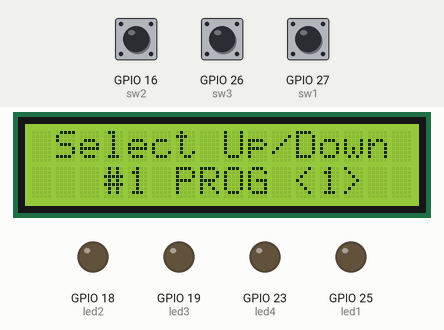
The sketch below on a simulated ESP32. On the bench: 16×2 character LCD, output pins drawn as LEDs (lit = HIGH). Dashed ring = blinking. Inputs (shaded band) come from the test bench; at power-on: GPIO 26 (sw3) HIGH, GPIO 27 (sw1) HIGH, GPIO 16 (sw2) HIGH.

Above: at 7.4 s.
7.5 s: GPIO 26 (sw3) pulled LOW for 0.15 s
At 8.12 s:
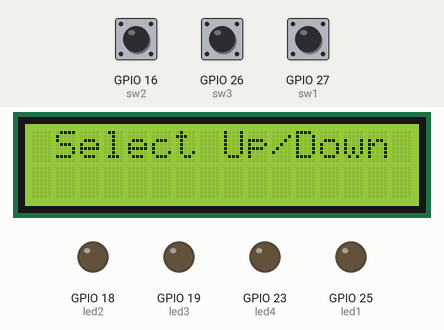
8.2 s: GPIO 27 (sw1) pulled LOW for 3.2 s
At 12.0 s:
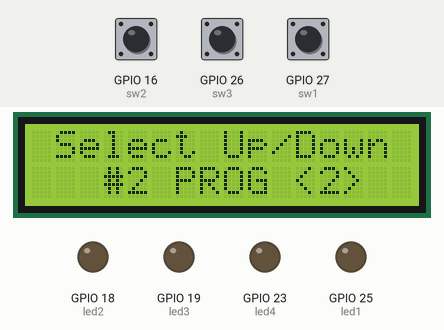
12.9 s: GPIO 26 (sw3) pulled LOW for 1 s
At 14.36 s:
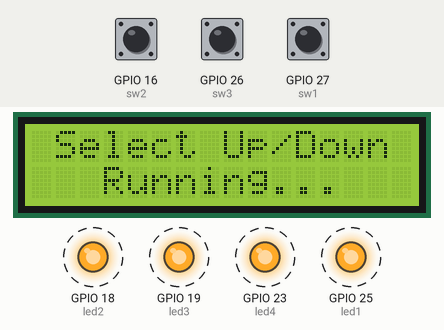
14.5 s: GPIO 27 (sw1) pulled LOW for 3.2 s
At 18.1 s:
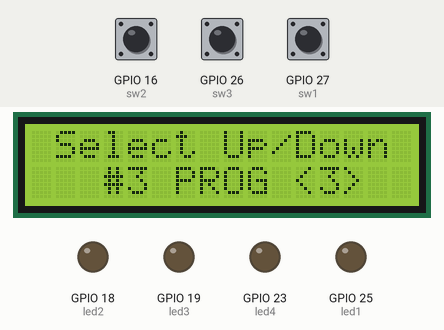
19.2 s: GPIO 26 (sw3) pulled LOW for 0.15 s
At 19.76 s:
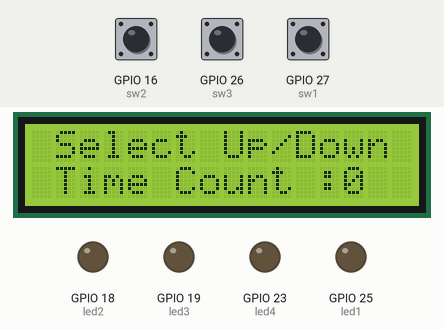
Timing chart, 0 to 20.9 s (numbered marks = the images above; inputs shaded):
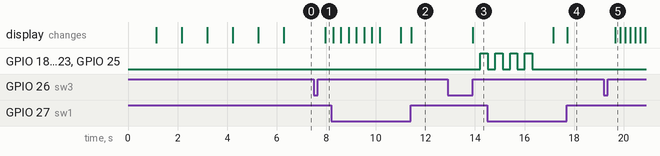

The sketch:

test_2_06_oct.ino
```cpp
#include <Wire.h>
#include <LiquidCrystal_I2C.h>
LiquidCrystal_I2C lcd(0x27, 16, 2);
int analogpin = 36;
int mem = 0;
int med = 0;
int sw1 = 27;
int sw2 = 16;
int sw3 = 26;
int led1 = 25;
int led2 = 18;
int led3 = 19;
int led4 = 23;
char menu[1][16] = {"Select Up/Down "};
char menu2[4][16] = {"#1 PROG <1> ", "#2 PROG <2> ", "#3 PROG <3> ", "#4 PROG <4> "};
int potValue = 0 ;
int outputvalue = 0;

void setup()

{
  pinMode(sw1, INPUT_PULLUP);
  pinMode(sw2, INPUT_PULLUP);
  pinMode(sw3, INPUT_PULLUP);
  pinMode (led1, OUTPUT);
  pinMode (led2, OUTPUT);
  pinMode (led3, OUTPUT);
  pinMode (led4, OUTPUT);
  lcd.begin();
  lcd.backlight();
  for (int i = 0; i < 3; i++) {
    lcd.setCursor(1, 0);
    lcd.print("               ");
    lcd.setCursor(5, 0);
    lcd.print("APISIT       ");
    lcd.setCursor(4, 1);
    lcd.print("PHIMSAN");
    delay(1000);
    lcd.print("               ");
    lcd.setCursor(1, 0);
    lcd.print("*** TEST ***");
    lcd.setCursor(4, 1);
    lcd.print("ARDUINO");
    delay(1000);
  }
  lcd.setCursor(1, 0); lcd.print(menu[med]);
  lcd.setCursor(3, 1); lcd.print(menu2[mem]);
}

void loop()
{
  if (!digitalRead(sw1)) {
    while (!digitalRead(sw1)) {
      delay(2);
    }
    if (mem < 3) mem++;
    lcd.setCursor(1, 0); lcd.print(menu[med]);
    lcd.setCursor(3, 1); lcd.print(menu2[mem]);
    delay(200);
  }
  else if (!digitalRead(sw2)) {
    while (!digitalRead(sw2)) {
      delay(2);
    }
    if (mem > 0) mem--;
    lcd.setCursor(1, 0); lcd.print(menu[med]);
    lcd.setCursor(3, 1); lcd.print(menu2[mem]);
    delay(200);
  }
  else if (!digitalRead(sw3)) {
    while (!digitalRead(sw3)) {
      delay(2);
    }
    if (mem == 0) {
      lcd.setCursor(1, 1);
      delay(300); show_RUN();
    }
    else if (mem == 1) {
      lcd.setCursor(3, 1); lcd.print("Running...   ");
      delay(300); show_LED();
    }
    else if (mem == 2) {
      lcd.setCursor(1, 1);
      delay(300); show_numcount();
    }
    else if (mem == 3) {
      lcd.setCursor(1, 1);
      delay(300); show_analogh();
    }

    delay(500);
    lcd.setCursor(0, 1);
    lcd.print("                "); // clear row 2
    lcd.setCursor(1, 0); lcd.print(menu[med]);
    lcd.setCursor(3, 1); lcd.print(menu2[mem]);
  }

}

void show_RUN(void)
{
  for (int i = 0; i < 4; i++)
  {
    lcd.setCursor(0, 1);
    lcd.print("               ");
    delay(300);
    lcd.setCursor(2, 1);
    lcd.print(" LED Blink! ");
    delay(300);

  }
}
void show_LED(void)
{
  for (int i = 0; i < 4; i++)
  {
    digitalWrite (led1, HIGH);
    digitalWrite (led2, HIGH);
    digitalWrite (led3, HIGH);
    digitalWrite (led4, HIGH);
    delay(300);

    digitalWrite (led1, LOW);
    digitalWrite (led2, LOW);
    digitalWrite (led3, LOW);
    digitalWrite (led4, LOW);
    delay(300);
  }
}
void show_numcount(void) {
  lcd.setCursor(1, 1);
  lcd.print("Time Count : ");
  for (int a = 0; a <= 59; a++) {
    lcd.setCursor(13, 1);
    lcd.print(a);
    delay(200);
  }
}
void show_analogh(void) {
  while(digitalRead(sw1)) {
  potValue = analogRead(analogpin);
    outputvalue = map(potValue, 0, 4095, 0, 80);
    lcd.setCursor(1, 1);
    lcd.print("Heat :   %      ");
    lcd.setCursor(8, 1);
    lcd.print(outputvalue);
    delay(100);
  }
}
```

Measured:
- after the input at 7.5 s, the display: changes after 0.47 s (image 1)
- after the input at 12.9 s, GPIO 18 (led2), GPIO 19 (led3), GPIO 23 (led4), GPIO 25 (led1): LOW → HIGH after 1.3 s; the display: changes after 1.0 s (image 3)
- after the input at 14.5 s, the display: first differs from a run without the input after 3.2 s (image 4)
- after the input at 19.2 s, the display: changes after 0.47 s (image 5)
